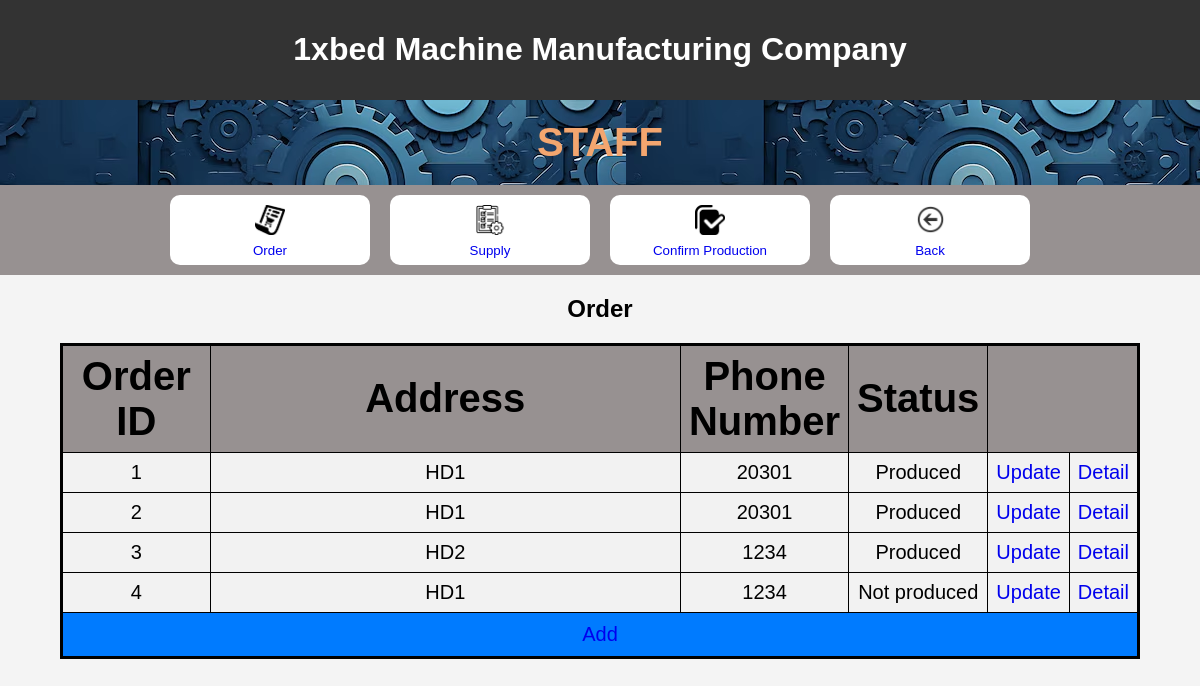
The app's page /staff/order, older data.
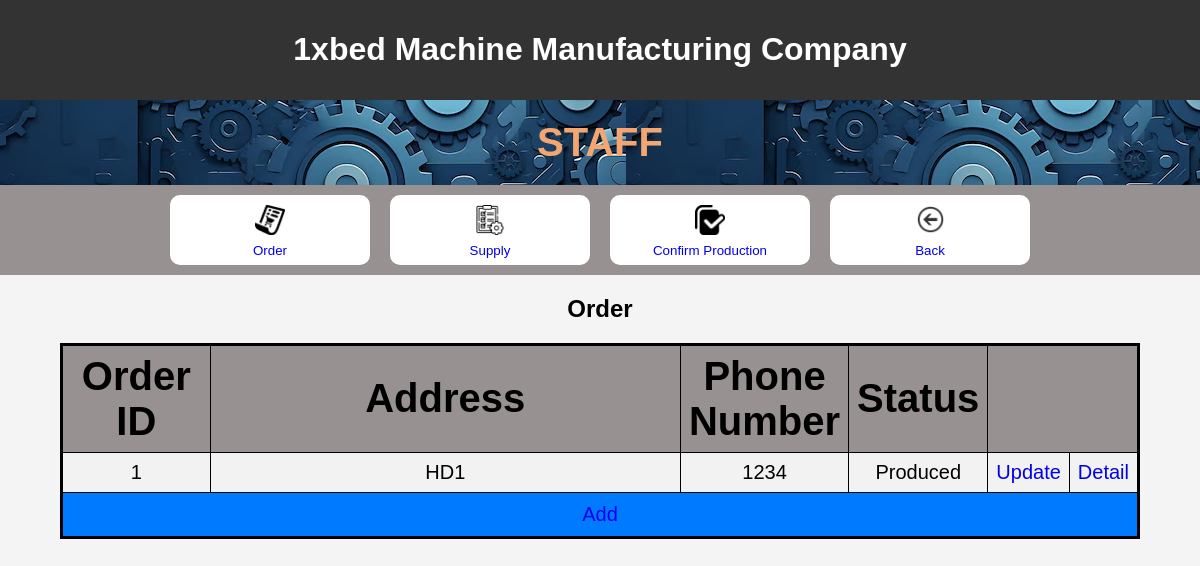
The same page, newer data.
### myproject/models.py (models this page shows)
class Order(models.Model):
    order_id = models.IntegerField()
    address = models.CharField(max_length=100)
    phone_number = models.IntegerField(null = True)
    status = models.CharField(max_length=100)

### myproject/views.py (the view)
# urls.py: path("staff/order", views.Order_.main, name="staff/order"),
    def main(request):
        list_order = Order.objects.all()
        context = {"list_order": list_order}
        return render(request, "myproject/order/main.html", context)

### myproject/templates/myproject/order/main.html (shortened to what this page needs)
<!DOCTYPE html>
<html lang="en">
<head>
    {% load static %}
    <link rel="stylesheet" href="{% static 'css/welcomepage.css' %}">
</head>
<body>
    <header>
        <h1>1xbed Machine Manufacturing Company</h1>
    </header>
    <h1 id = welcome>STAFF</h1>
    <div id = link>
    <button id = choice><a
    href="order">
        <img id =icon src="{% static 'img/order.png' %}"
        width="50"
        height="50" >
        <br>
        Order
    </a></button>
    <button id = choice><a
    href="supply">
        <img id =icon src="{% static 'img/work-list.png' %}"
        width="50"
        height="50" >
        <br>
        Supply
    </a></button>
    <button id = choice><a
    href="confirm_production">
        <img id =icon src="{% static 'img/checked.png' %}"
        width="50"
        height="50" >
        <br>
        Confirm Production
    </a></button>
    <button id = choice>
        <a
        href="{% url 'homepage' %}">
        <img id =icon src="{% static 'img/back.png' %}"
        width="50"
        height="50">
        <br>
        Back
    </a> </button>
    </div>
<h2>Order</h2>
<table border="1">
    <tr>
        <th >Order ID</th>
        <th>Address</th>
        <th >Phone Number</th>
        <th >Status</th>
        <th colspan="2"></th>
    </tr>
{% for order in list_order %}
    <tr>
        <td width =15%>{{ order.order_id }}</td>
        <td width =60%>{{ order.address }}</td>
        <td>{{ order.phone_number }}</td>
        <td >{{ order.status }}</td>
        <td width = 5%><a href="order/{{ order.order_id }}/update_order">Update</a></td>
        <td width = 5%><a href="order/{{ order.order_id }}/show_product">Detail</a></td>
    </tr>
{% endfor %}
<tr>
    <td id = add colspan="6">
        <a href="order/add_order" id="add" class="button">Add</a>
    </td>
</tr>
</table>
</body>
</html>

### myproject/static/css/welcomepage.css (style rules this page uses)
body { font-family: Arial, sans-serif; margin: 0; padding: 0; background-color: #f4f4f4; }
header { background-color: #333; color: #fff; padding: 10px 0; text-align: center; }
h1#welcome { background-image: url('logo.jpg'); font-size: 40px; margin: 0; padding: 20px 0; color: #f3a66f; text-align: center; font-style: bold; }
h2 { text-align: center; margin-bottom: 20px; color: black; }
button#choice { background-color: white; color: #fff; border: none; padding: 10px 20px; border-radius: 10px; cursor: pointer; position: center; width: 200px; height: 70px; margin: 10px; }
div#link { display: flex; justify-content: center; align-items: center; flex-wrap: wrap; background-color: #979191; height: 90px; }
table { width: 90%; border-collapse: collapse; background-color: #f2f2f2; font-size: 20px; border: 3px solid black; margin-top: 10px; margin: auto; }
td { border: 1px solid black; padding: 8px; text-align: center; }
td#add { background-color: #007bff; color: white; text-align: center; padding: 10px; height: 20px; }
a { display: inline-block; width: 100%; text-decoration: none; text-align: center; line-height: 20px; }
th { border: 1px solid black; padding: 8px; text-align: center; font-size: 40px; background-color: #979191; }
img#icon { width: 30px; height: 30px; }

Row changes from the older to the newer data that the page shows:
removed Order: order_id "1", address "HD1", phone_number "20301", status "Produced"
removed Order: order_id "2", address "HD1", phone_number "20301", status "Produced"
removed Order: order_id "3", address "HD2", phone_number "1234", status "Produced"
removed Order: order_id "4", address "HD1", phone_number "1234", status "Not produced"
added Order: order_id "1", address "HD1", phone_number "1234", status "Produced"
